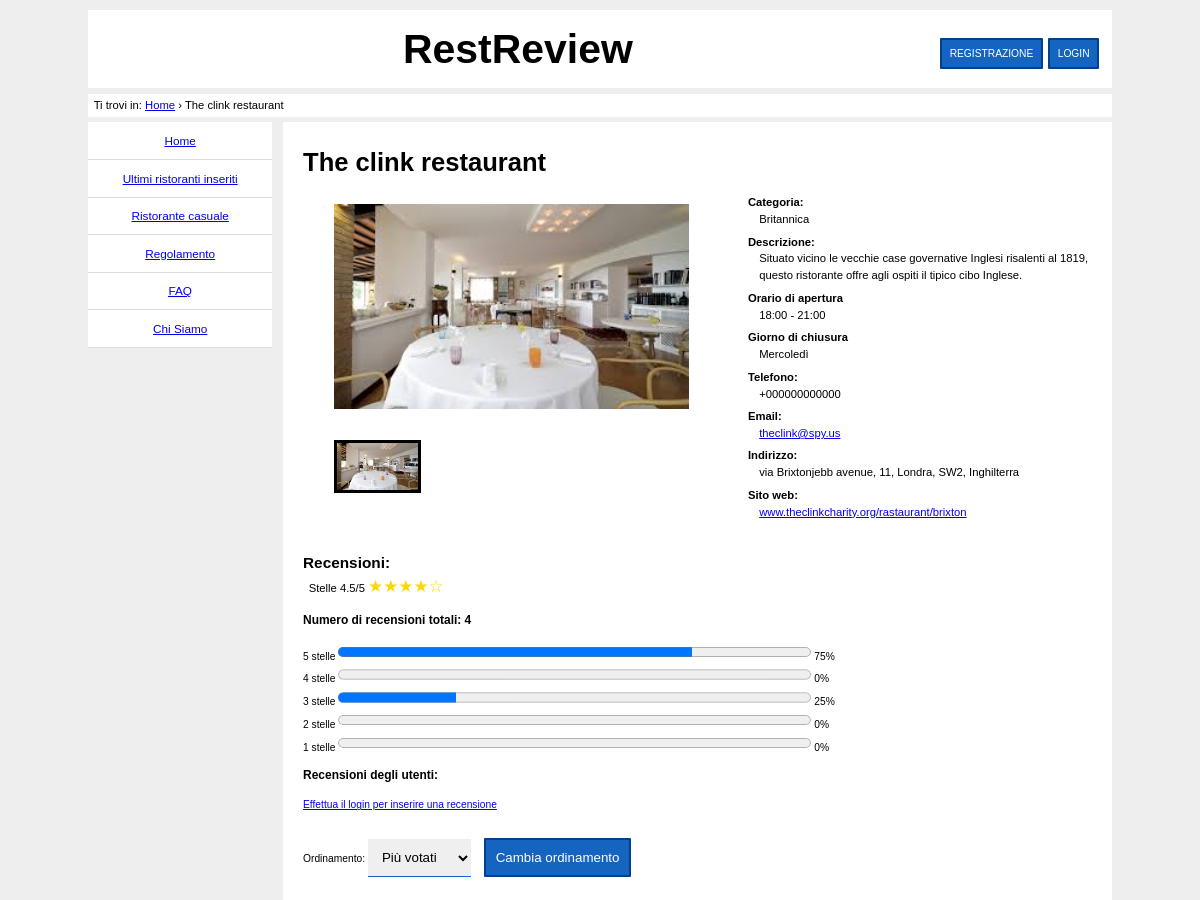
The page /php/dettaglioristorante.php?id=3 (upper part) on the database as committed earlier.
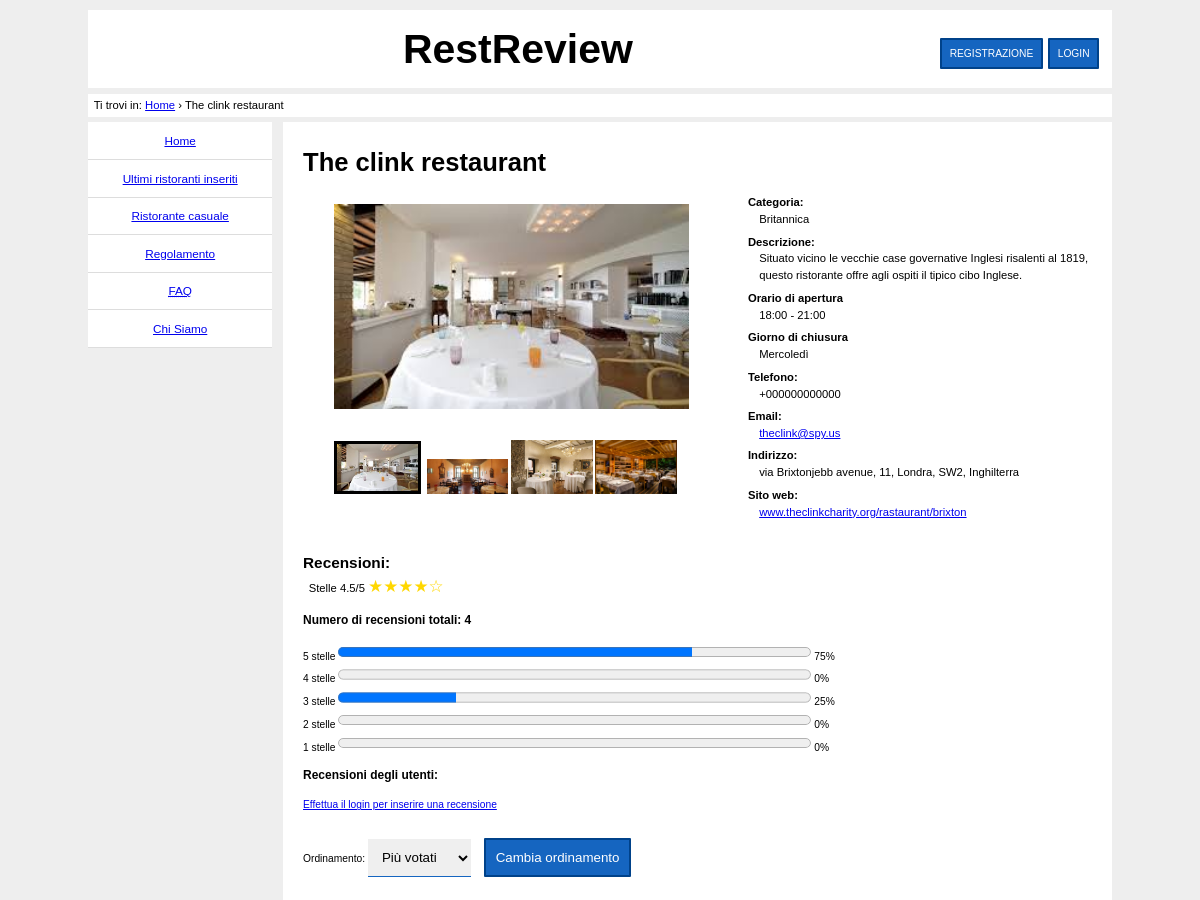
The same page on the database as committed later.
### tables this page shows
CREATE TABLE `ristorante` (
  `ID` int(11) NOT NULL,
  `ID_Proprietario` int(11) NOT NULL,
  `Nome` varchar(64) NOT NULL,
  `Categoria` varchar(32) NOT NULL,
  `Descrizione` text DEFAULT NULL,
  `Tel` varchar(13) NOT NULL,
  `Mail` varchar(128) NOT NULL,
  `Giorno_Chiusura` varchar(16) NOT NULL,
  `Ora_Apertura` time NOT NULL,
  `Ora_Chiusura` time NOT NULL,
  `Nazione` varchar(32) NOT NULL,
  `Citta` varchar(32) NOT NULL,
  `CAP` varchar(5) NOT NULL,
  `Via` varchar(32) NOT NULL,
  `Civico` varchar(16) NOT NULL,
  `Approvato` enum('Non approvato','In attesa','Approvato','') NOT NULL DEFAULT 'In attesa',
  `sito` varchar(2048) DEFAULT NULL
);

CREATE TABLE `foto` (
  `ID` int(11) NOT NULL,
  `Path` text NOT NULL,
  `Descrizione` text DEFAULT NULL
);

### php/recensione.php (called while the page is built, shortened)
<?php
    class recensione{
        public $id=-1;
        public $data;
        public $stelle;
        public $oggetto;
        public $descrizione;
        public $id_utente;
        public function __construct($array){
            if(isset($array['ID'])){
                $this->id=$array['ID'];
            }
            $this->data=$array['Data'];
            $this->stelle=$array['Stelle'];
            $this->oggetto=$array['Oggetto'];
            $this->descrizione=$array['Descrizione'];
            $this->id_utente=$array['ID_Utente'];
        }
        public function createItemRecensione($viewer_id,$viewer_permission){
            $recensione=file_get_contents('../components/item_recensione.html');
            $recensione=str_replace('%TITOLO%',$this->oggetto,$recensione);
            $recensione=str_replace('%DATA%',$this->data,$recensione);
            require_once('connessione.php');
            $connection=new DBConnection();
            if(!$query_utente=$connection->queryDB("SELECT * FROM utente AS u,foto AS f WHERE u.ID=$this->id_utente AND u.ID_Foto=f.ID")){
                return false;
            }
            $utente=$query_utente[0];
            $recensione=str_replace('%URL_IMG_PROFILO%',$utente['Path'],$recensione);
            $recensione=str_replace('%NOME_UTENTE%',$utente['Nome'],$recensione);
            $recensione=str_replace('%COGNOME_UTENTE%',$utente['Cognome'],$recensione);
            $recensione=str_replace('%CONTENUTO%',$this->descrizione,$recensione);
            $recensione=str_replace('%NUMERO_STELLE%',$this->stelle,$recensione);
            require_once('stelle.php');
            $stars=new stelle($this->stelle);
            $recensione=str_replace('%LISTA_STELLE%',$stars->printStars(),$recensione);
            if(!$query_likes=$connection->queryDB("SELECT COUNT(*) AS numero FROM mi_piace WHERE ID_Recensione=$this->id")){
                return false;
            }
            $likes=$query_likes[0];
            $recensione=str_replace('%NUMERO_MI_PIACE%',$likes['numero'],$recensione);
            if($viewer_permission=='Utente'){
                if($query_like_result=$connection->connessione->query("SELECT * FROM mi_piace WHERE ID_Utente=$viewer_id AND ID_Recensione=$this->id")){
                    if($array_like_result=$connection->queryToArray($query_like_result)){
                        $dislike_form=new formRecensione('Dislike',$this->id,$viewer_id);
                        $recensione=str_replace('%LIKE_FORM%',$dislike_form->getForm(),$recensione);
                    }else{
                        $like_form=new formRecensione('Like',$this->id,$viewer_id);
                        $recensione=str_replace('%LIKE_FORM%',$like_form->getForm(),$recensione);
                    }
                }
            }else{
                if($viewer_permission=='Visitatore'){
                    $link='<a href="login.php" title="Accedi per mettere mi piace">Accedi per mettere mi piace</a>';
                    $recensione=str_replace('%LIKE_FORM%',$link,$recensione);
                }else{
                    $recensione=str_replace('%LIKE_FORM%','',$recensione);
                }
            }
            if($viewer_permission=='Admin' || $this->id_utente==$viewer_id){
                $delete_form=new formRecensione('Elimina',$this->id,$viewer_id);
                $recensione=str_replace('%DELETE_FORM%',$delete_form->getForm(),$recensione);
            }else{
                $recensione=str_replace('%DELETE_FORM%','',$recensione);
            }
            return $recensione;
        }
    }
?>

### php/connessione.php (called while the page is built, shortened)
<?php
    class DBConnection{
        public $connessione = null;
        public function create_connection(){
            $this->connessione = new mysqli(static::HOST_DB,static::USERNAME,static::PASSWORD,static::DATABASE_NAME);
            return true;
        }
        public function queryDB($query){
            if($queryResult = $this->connessione->query($query)){
                $result=array();
                if($queryResult && $queryResult->num_rows>0){
                    while($row=$queryResult->fetch_array(MYSQLI_ASSOC)){
                        array_push($result,$row);
                    }
                }
                return $result;
            }else{
                return false;
            }
        }
        public function queryToArray($query_res){
            $arr=array();
            if($query_res){
                while($row=$query_res->fetch_array(MYSQLI_ASSOC)){
                    array_push($arr,$row);
                }
            }
            return $arr;
        }
    }
?>

### php/stelle.php (called while the page is built, shortened)
<?php
    class stelle{
        public $numero;
        public function __construct($num){
            $this->numero=$num;
        }
        function printStars(){
            $stelle="";
            for($i=1;$i<=$this->numero;$i++){
                $stelle.="&#9733;";
            }
            for($i=5;$i>$this->numero;$i--){
                $stelle.="&#9734;";
            }
            return $stelle;
        }
    }
?>

### php/dettaglioristorante.php (the view, shortened to what the rows shown need)
<?php
    require_once("addItems.php");
    function clearInd($ind,$total_pages){
        for($z=1;$z<=$total_pages;$z++){
            $ind=str_replace("&pagen=$z","",$ind);
         }
        return $ind;
    }
    $page= (new addItems)->add("../html/dettaglioristorante.html");
    if(isset($_GET['id'])){
        $id_ristorante=$_GET['id'];
        require_once('connessione.php');
        $obj_connection=new DBConnection();
        if($obj_connection->create_connection()){
            if($result=$obj_connection->connessione->query("SELECT * FROM ristorante WHERE ID=$id_ristorante")){
                $query_result=$obj_connection->queryToArray($result);
                if(count($query_result)>0){
                    $ristorante=$query_result[0];
                    $breadcrumb='<a href="index.php">Home</a> &#8250; '.$ristorante['Nome'];
                    $page=str_replace('%PATH%',$breadcrumb,$page);
                    $extra_foto='';
                    if($queryFoto=$obj_connection->connessione->query("SELECT f.Path AS Percorso, f.Descrizione AS Descrizione FROM foto AS f, ristorante AS r, corrispondenza AS c WHERE r.ID=$id_ristorante AND r.ID=c.ID_Ristorante AND c.ID_Foto=f.ID ORDER BY f.ID ASC")){
                        $arrayFoto=$obj_connection->queryToArray($queryFoto);
                        if(count($arrayFoto)>0){
                            $page=str_replace('%MAIN_IMG_PATH%',$arrayFoto[0]['Percorso'],$page);
                            $page=str_replace('%MAIN_IMG_DESC%',$arrayFoto[0]['Descrizione'],$page);
                            for($i=1;$i<count($arrayFoto);$i++){
                                $extra_foto.='<img class="photoes" src="'.$arrayFoto[$i]['Percorso'].'" alt="'.$arrayFoto[$i]['Descrizione'].'" />';
                            }
                        }else{
                            $page=str_replace('%MAIN_IMG_PATH%','',$page);
                            $page=str_replace('%MAIN_IMG_DESC%','',$page);
                        }
                    }else{
                        $page=str_replace('%MAIN_IMG_PATH%','',$page);
                        $page=str_replace('%MAIN_IMG_DESC%','',$page);
                    }
                    $page=str_replace('%EXTRA_PHOTO%',$extra_foto,$page);
                    $page=str_replace('%NOME_RISTORANTE%',$ristorante['Nome'],$page);
                    $page=str_replace('%CATEGORIA%',$ristorante['Categoria'],$page);
                    $page=str_replace('%DESCRIZIONE%',$ristorante['Descrizione'],$page);
                    $orario=date("H:i",strtotime($ristorante['Ora_Apertura'])).' - '.date("H:i",strtotime($ristorante['Ora_Chiusura']));
                    $page=str_replace('%ORARI%',$orario,$page);
                    $page=str_replace('%GIORNO_CHIUSURA%',$ristorante['Giorno_Chiusura'],$page);
                    $page=str_replace('%TELEFONO%',$ristorante['Tel'],$page);
                    $page=str_replace('%EMAIL%',$ristorante['Mail'],$page);
                    $indirizzo=new indirizzo($ristorante['Via'],$ristorante['Civico'],$ristorante['Citta'],$ristorante['CAP'],$ristorante['Nazione']);
                    $page=str_replace('%INDIRIZZO%',$indirizzo->getIndirizzo(),$page);
                    $page=str_replace('%SITO%',$ristorante['sito'],$page);
                    $num_stelle='-';
                    $lista_stelle='';
                    $num_recensioni=0;
                    if($query_star_avg=$obj_connection->connessione->query("SELECT COUNT(Stelle) AS numero, AVG(Stelle) AS media FROM recensione WHERE ID_Ristorante=\"".$id_ristorante."\"")){
                        $array_star_avg=$obj_connection->queryToArray($query_star_avg);
                        if(count($array_star_avg)>0 && $array_star_avg[0]['numero']>0){
                            require_once('stelle.php');
                            $num_stelle=round($array_star_avg[0]['media'],1);
                            $stelle=new stelle($num_stelle);
                            $lista_stelle=$stelle->printStars();
                            $num_recensioni=$array_star_avg[0]['numero'];
                        }
                    }
                    $page=str_replace('%NUMERO_STELLE%',$num_stelle,$page);
                    $page=str_replace('%LISTA_STELLE%',$lista_stelle,$page);
                    $page=str_replace('%NUMERO_RECENSIONI%',$num_recensioni,$page);
                    $percentages=array(0,0,0,0,0);
                    if($query_star_perc=$obj_connection->connessione->query("SELECT COUNT(*) AS numero, Stelle FROM recensione WHERE ID_Ristorante=\"".$id_ristorante."\" GROUP BY Stelle")){
                        $array_star_perc=$obj_connection->queryToArray($query_star_perc);
                        foreach($array_star_perc as $value){
                            $percentages[$value['Stelle']-1]=round($value['numero']/$num_recensioni*100);
                        }
                    }
                    $page=str_replace('%1_star_perc%',$percentages[0],$page);
                    $page=str_replace('%2_star_perc%',$percentages[1],$page);
                    $page=str_replace('%3_star_perc%',$percentages[2],$page);
                    $page=str_replace('%4_star_perc%',$percentages[3],$page);
                    $page=str_replace('%5_star_perc%',$percentages[4],$page);
                    $list_recensioni='';
                    if(isset($_GET['ordinamento']) && $_GET['ordinamento']==1){
                        $query="SELECT * FROM recensione WHERE ID_Ristorante=".$id_ristorante." ORDER BY Data DESC";
                        $recenti='selected="selected"';
                        $votati='';
                    }else{
                        $query="SELECT ID,Data,Stelle,Oggetto,Descrizione,r.ID_Utente,ID_Ristorante,COUNT(*) AS numero FROM mi_piace AS m RIGHT OUTER JOIN recensione AS r ON ID_Recensione=ID
                        WHERE ID_Ristorante=".$id_ristorante." GROUP BY ID ORDER BY numero DESC";
                        $recenti='';
                        $votati='selected="selected"';
                    }
                    $page=str_replace('%PIU_RECENTI%',$recenti,$page);
                    $page=str_replace('%PIU_VOTATI%',$votati,$page);
                    $results_per_page = 5;
                    $total_pages=1;
                    if($query_all_recensioni=$obj_connection->connessione->query($query)){
                        $array_all_recensioni=$obj_connection->queryToArray($query_all_recensioni);
                        $total_pages=ceil(count($array_all_recensioni) / $results_per_page);
                    }
                    if (isset($_GET["pagen"])) { $pagen  = $_GET["pagen"]; } else { $pagen=1; };
                    $start_from = ($pagen-1) * $results_per_page;
                    $query.=" LIMIT $start_from,$results_per_page";
                    if($query_recensioni=$obj_connection->connessione->query($query)){
                        $array_recensioni=$obj_connection->queryToArray($query_recensioni);
                        if(count($array_recensioni)>0){
                            $list_recensioni='<dl class="card_list rec_list">';
                            foreach($array_recensioni as $value){
                                require_once('recensione.php');
                                $recensione=new recensione($value);
                                $list_recensioni.=$recensione->createItemRecensione($_SESSION['ID'],$_SESSION['permesso']);
                            }
                            $list_recensioni.='</dl>';
                        }else{
                            $list_recensioni='<p>Non sono presenti recensioni</p>';
                        }
                    }else{
                        $page=str_replace('%LIST%',(new errore('query'))->printHTMLerror(),$page);
                    }
                    $page=str_replace('%LIST%',$list_recensioni,$page);
                    $i=1;
                    $pagesList=" <div class=\"center\"> <div class=\"pagination\">";
                    $ind=$_SERVER['REQUEST_URI'];
                    while($i<=$total_pages){
                        $ind=clearInd($ind,$total_pages);
                        if($i!=$pagen){
                            $pagesList= $pagesList."\n<a href=\"$ind&pagen=$i\">$i</a>";
                        }
                        else{
                            $pagesList= $pagesList."<span class=\"active\">$i</span>";
                        }
                        $i++;
                    }
                    $pagesList= $pagesList."</div></div>";
                    $page = str_replace('%PAGESLIST%', $pagesList,$page);
                    $ins_rec_form='';
                    if($_SESSION['permesso']=='Utente'){
                        $ins_rec_form='<form action="ins_recensione.php" method="post">
                                    <input type="hidden" name="id_ristorante" value="%ID_RIST%"/>
                                    <input type="submit" value="Inserisci recensione" class="btn"/>
                                    </form>';
                    }else{
                        if($_SESSION['permesso']=='Visitatore')
                            $ins_rec_form='<p><a href="login.php">Effettua il login per inserire una recensione</a></p>';
                    }
                    $page=str_replace('%FORM_INSERIMENTO_RECENSIONE%',$ins_rec_form,$page);
                    $ins_foto_form='';
                    $page=str_replace('%FORM_INSERIMENTO_FOTO%',$ins_foto_form,$page);
                    $page=str_replace('%ID_RIST%',$id_ristorante,$page);
                    $msg='';
                    $page=str_replace('%MESSAGGIO%',$msg,$page);
                }else{
                    header('location: ../html/404.html');
                    exit;
                }
            }else{
                $page= (new addItems)->add("../html/base.html");
                $page=str_replace('%PATH%','Ricerca',$page);
                $page=str_replace('%MESSAGGIO%',(new errore('query'))->printHTMLerror(),$page);
            }
        }else{
            $page= (new addItems)->add("../html/base.html");
            $page=str_replace('%PATH%','Ricerca',$page);
            $page=str_replace('%MESSAGGIO%',(new errore('DBConnection'))->printHTMLerror(),$page);
        }
    }else{
        header('location: ../html/404.html');
        exit;
    }
    echo $page;
?>

Rows that differ between the two databases and show on the page:
added foto: Path (picture)
added foto: Path (picture)
added foto: Path (picture)
